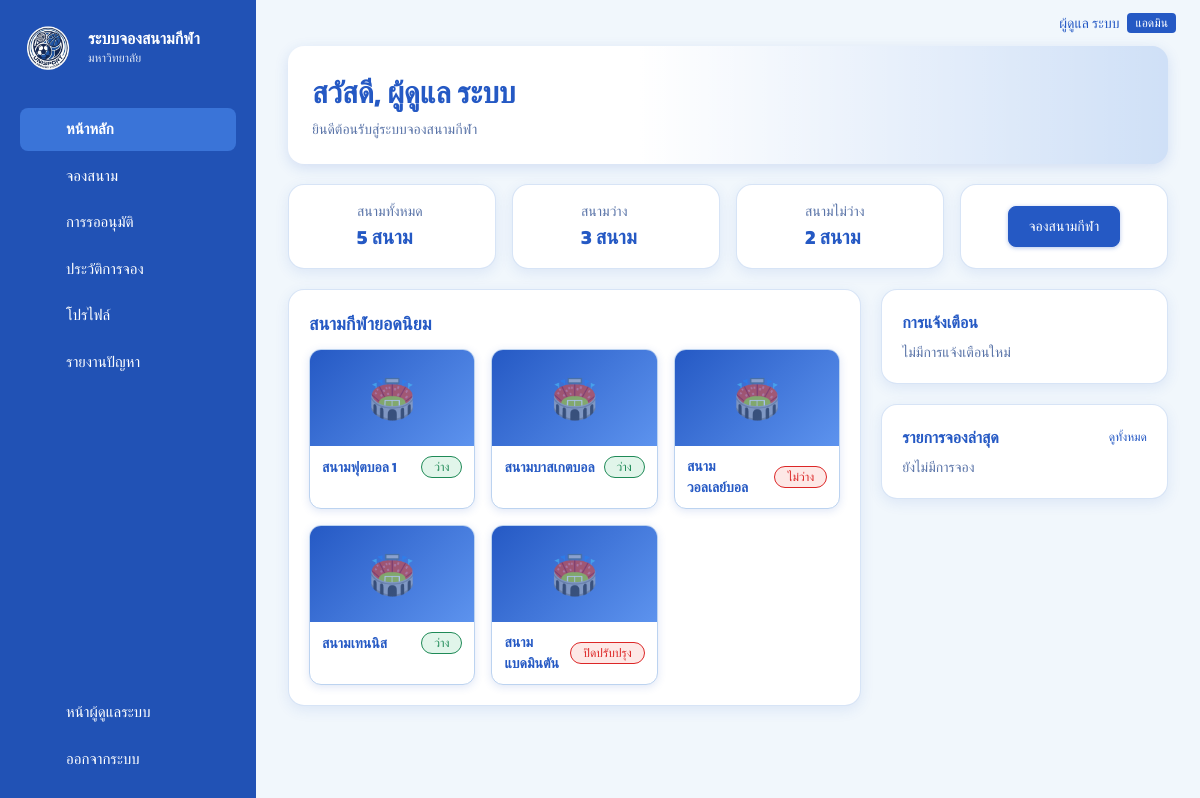
/dashboard.php (signed in), run on the app's committed database.
### tables this page shows
CREATE TABLE IF NOT EXISTS `users` (
  `id`            INT UNSIGNED NOT NULL AUTO_INCREMENT,
  `member_code`   VARCHAR(30)  DEFAULT NULL,
  `first_name`    VARCHAR(60)  NOT NULL,
  `last_name`     VARCHAR(60)  NOT NULL DEFAULT '',
  `email`         VARCHAR(255) NOT NULL,
  `username`      VARCHAR(30)  DEFAULT NULL,
  `phone`         VARCHAR(20)  DEFAULT NULL,
  `avatar_url`    VARCHAR(500) DEFAULT NULL,
  `password_hash` VARCHAR(255) NOT NULL,
  `role`          ENUM('user','admin') NOT NULL DEFAULT 'user',
  `created_at`    TIMESTAMP NOT NULL DEFAULT CURRENT_TIMESTAMP,
  PRIMARY KEY (`id`),
  UNIQUE KEY `uq_users_email` (`email`),
  UNIQUE KEY `uq_users_username` (`username`),
  KEY `idx_users_role` (`role`)
);

CREATE TABLE IF NOT EXISTS `fields` (
  `id`          INT UNSIGNED NOT NULL AUTO_INCREMENT,
  `code`        VARCHAR(10)  NOT NULL,
  `name`        VARCHAR(80)  NOT NULL,
  `sport_type`  VARCHAR(40)  NOT NULL,
  `location`    VARCHAR(120) DEFAULT NULL,
  `description` TEXT DEFAULT NULL,
  `image_url`   VARCHAR(500) DEFAULT NULL,
  `facilities`  VARCHAR(255) NOT NULL DEFAULT '',    
  `status`      ENUM('available','unavailable','maintenance') NOT NULL DEFAULT 'available',
  `created_at`  TIMESTAMP NOT NULL DEFAULT CURRENT_TIMESTAMP,
  PRIMARY KEY (`id`),
  UNIQUE KEY `uq_fields_code` (`code`)
);

### dashboard.php (the view, shortened to what this page needs)
<?php
require __DIR__ . '/includes/bootstrap.php';
require __DIR__ . '/includes/layout.php';
$user = require_login();
$fields   = fetch_all('SELECT * FROM fields ORDER BY code');
$avail    = count(array_filter($fields, fn($f) => $f['status'] === 'available'));
$bookings = fetch_all(
    'SELECT b.*, f.name AS field_name FROM bookings b JOIN fields f ON f.id = b.field_id
      WHERE b.user_id = ? ORDER BY b.created_at DESC, b.id DESC LIMIT 5',
    [$user['id']]
);
$notices = array_slice(array_filter($bookings, fn($b) => $b['status'] !== 'pending'), 0, 3);
shell_start('หน้าหลัก', 'dashboard');
?>
<div class="welcome">
  <h1>สวัสดี, <?= h(user_name($user) ?: 'ผู้ใช้') ?></h1>
  <p class="muted" style="margin:4px 0 0;font-size:14px">ยินดีต้อนรับสู่ระบบจองสนามกีฬา</p>
</div>
<div class="grid g4 mt">
  <div class="card stat pressable"><div class="big-ico"><?= nav_icon('folder') ?></div><div><div class="lbl">สนามทั้งหมด</div><div class="val"><?= count($fields) ?> สนาม</div></div></div>
  <div class="card stat pressable"><div class="big-ico"><?= nav_icon('check-circle') ?></div><div><div class="lbl">สนามว่าง</div><div class="val"><?= $avail ?> สนาม</div></div></div>
  <div class="card stat pressable"><div class="big-ico"><?= nav_icon('bell') ?></div><div><div class="lbl">สนามไม่ว่าง</div><div class="val"><?= count($fields) - $avail ?> สนาม</div></div></div>
  <div class="card pad" style="display:grid;place-items:center"><a class="btn" href="<?= h(url('book.php')) ?>">จองสนามกีฬา</a></div>
</div>
<div class="grid split mt">
  <div class="card pad">
    <h2 class="h-sec">สนามกีฬายอดนิยม</h2>
    <div class="grid g3">
      <?php foreach ($fields as $f): ?>
        <a class="field-card pressable" href="<?= h(url('field.php?id=' . (int)$f['id'])) ?>">
          <?= thumb($f['image_url'], $f['name'], 'h24') ?>
          <div class="info"><span class="nm"><?= h($f['name']) ?></span><?= pill(FIELD_STATUS, $f['status']) ?></div>
        </a>
      <?php endforeach; ?>
    </div>
  </div>
  <div class="stack">
    <div class="card pad pressable">
      <h3 class="h-sec" style="font-size:16px;margin-bottom:8px">การแจ้งเตือน</h3>
      <?php if (!$notices): ?><p class="muted" style="margin:0;font-size:14px">ไม่มีการแจ้งเตือนใหม่</p><?php endif; ?>
    </div>
    <div class="card pad">
      <div class="row-line" style="border:0;padding-top:0"><h3 class="h-sec" style="font-size:16px;margin:0">รายการจองล่าสุด</h3><a href="<?= h(url('history.php')) ?>" style="font-size:12px">ดูทั้งหมด</a></div>
      <?php if (!$bookings): ?><p class="muted" style="font-size:14px;margin:0">ยังไม่มีการจอง</p><?php endif; ?>
    </div>
  </div>
</div>
<?php shell_end();

### includes/layout.php (shortened to what this page needs)
<?php
function asset(string $p): string
{
    $file = ROOT_DIR . '/assets/' . ltrim($p, '/');
    return url('assets/' . ltrim($p, '/')) . (is_file($file) ? '?v=' . filemtime($file) : '');
}
function page_head(string $title, string $bodyClass = ''): void
{
    ?>
<!doctype html>
<html lang="th">
<head>
<link rel="stylesheet" href="<?= h(asset('css/style.css')) ?>">
</head>
<body class="<?= h($bodyClass) ?>">
<?php
}
function page_foot(): void
{
    ?>
</body>
</html>
<?php
}
function brand(string $title = APP_NAME, string $sub = 'มหาวิทยาลัย'): string
{
  return '<div class="brand"><img class="brand-logo" src="' . h(asset('logo.png')) . '" alt="โลโก้"><div class="brand-text"><div class="brand-title">'
        . h($title) . '</div><div class="brand-sub">' . h($sub) . '</div></div></div>';
}
function thumb(?string $src, string $alt, string $cls = ''): string
{
    $s = img_url($src);
  $available = $s !== '' && (
    preg_match('#^https?://#i', (string)$src)
    || is_file(ROOT_DIR . '/' . ltrim((string)$src, '/'))
  );
    return '<div class="thumb ' . h($cls) . '"><span class="thumb-ph">🏟️</span>'
    . ($available ? '<img src="' . h($s) . '" alt="' . h($alt) . '" loading="lazy" onerror="this.remove()">' : '')
        . '</div>';
}
function nav_icon(string $name): string
{
  return '<svg class="side-icon" aria-hidden="true" viewBox="0 0 24 24">' . ($paths[$name] ?? '') . '</svg>';
}
function member_nav(): array
{
    return [
    'dashboard' => ['dashboard.php', 'home', 'หน้าหลัก'],
    'book'      => ['book.php', 'calendar', 'จองสนาม'],
    'bookings'  => ['bookings.php', 'checklist', 'การรออนุมัติ'],
    'history'   => ['history.php', 'history', 'ประวัติการจอง'],
    'profile'   => ['profile.php', 'user', 'โปรไฟล์'],
    'report'    => ['report.php', 'alert', 'รายงานปัญหา'],
    ];
}
function shell_start(string $title, string $active, bool $admin = false): void
{
    $u   = current_user();
    $nav = $admin ? admin_nav() : member_nav();
    page_head($title);
    ?>
<div class="shell">
  <aside class="sidebar" id="sidebar">
    <?= brand($admin ? 'ผู้ดูแลระบบ' : APP_NAME, $admin ? APP_NAME : 'มหาวิทยาลัย') ?>
    <nav class="side-nav">
      <?php foreach ($nav as $key => [$href, $icon, $label]): ?>
        <a href="<?= h(url($href)) ?>" class="side-link pressable <?= $key === $active ? 'active' : '' ?>"><span class="ico"><?= nav_icon($icon) ?></span> <?= h($label) ?></a>
      <?php endforeach; ?>
    </nav>
    <div class="side-bottom">
      <?php if ($u && $u['role'] === 'admin'): ?>
        <a class="side-link" href="<?= h(url($admin ? 'dashboard.php' : 'admin/index.php')) ?>"><span class="ico"><?= nav_icon('shield') ?></span> <?= $admin ? 'ไปหน้าสมาชิก' : 'หน้าผู้ดูแลระบบ' ?></a>
      <?php endif; ?>
      <form method="post" action="<?= h(url('logout.php')) ?>">
        <button class="side-link side-btn" type="submit"><span class="ico"><?= nav_icon('logout') ?></span> ออกจากระบบ</button>
      </form>
    </div>
  </aside>
  <main class="main">
    <header class="topbar">
      <div class="topbar-user">
        <?php if (!empty($u['avatar_url'])): ?>
          <img class="avatar-sm" src="<?= h(img_url($u['avatar_url'])) ?>" alt="" onerror="this.remove()">
        <?php else: ?><span class="ico"><?= nav_icon('user') ?></span><?php endif; ?>
        <?= h(user_name($u) ?: ($u['email'] ?? '')) ?>
        <?php if ($u && $u['role'] === 'admin'): ?><span class="badge-admin">แอดมิน</span><?php endif; ?>
      </div>
    </header>
    <div class="content">
<?php
}
function shell_end(): void
{
    echo "    </div>\n  </main>\n</div>\n";
    page_foot();
}

### includes/bootstrap.php (shortened to what this page needs)
<?php
function url(string $path = ''): string
{
    return BASE_URL . '/' . ltrim($path, '/');
}
function h(mixed $s): string
{
    return htmlspecialchars((string)($s ?? ''), ENT_QUOTES | ENT_SUBSTITUTE, 'UTF-8');
}
function db(): PDO
{
    static $pdo = null;
    if ($pdo instanceof PDO) {
        return $pdo;
    }
    $dsn = sprintf('mysql:host=%s;port=%d;dbname=%s;charset=utf8mb4', DB_HOST, DB_PORT, DB_NAME);
    try {
        $pdo = new PDO($dsn, DB_USER, DB_PASS, [
            PDO::ATTR_ERRMODE            => PDO::ERRMODE_EXCEPTION,
            PDO::ATTR_DEFAULT_FETCH_MODE => PDO::FETCH_ASSOC,
            PDO::ATTR_EMULATE_PREPARES   => false,
            PDO::MYSQL_ATTR_INIT_COMMAND => "SET NAMES utf8mb4, time_zone = '+07:00'",
        ]);
    } catch (PDOException $e) {
        error_log('DB connect failed: ' . $e->getMessage());
        $unknownDb = (int)$e->getCode() === 1049;
        $msg  = '<p>เชื่อมต่อฐานข้อมูลไม่สำเร็จ</p><ol>';
        $msg .= '<li>เปิด <b>XAMPP Control Panel</b> แล้วกด <b>Start</b> ที่ <b>MySQL</b></li>';
        $msg .= $unknownDb
            ? '<li>ยังไม่มีฐานข้อมูล <code>' . h(DB_NAME) . '</code> — เปิด <a href="' . h(url('install.php')) . '">install.php</a> หรือ import ไฟล์ <code>database.sql</code> ใน phpMyAdmin</li>'
            : '<li>ตรวจค่า <code>DB_HOST / DB_PORT / DB_USER / DB_PASS</code> ในไฟล์ <code>includes/config.php</code></li>';
        $msg .= '</ol>' . (APP_DEBUG ? '<p><code>' . h($e->getMessage()) . '</code></p>' : '');
        fatal_page('เชื่อมต่อฐานข้อมูลไม่ได้', $msg);
    }
    return $pdo;
}
function q(string $sql, array $params = []): PDOStatement
{
    $st = db()->prepare($sql);
    $st->execute($params);
    return $st;
}
function fetch_all(string $sql, array $params = []): array { return q($sql, $params)->fetchAll(); }
function fetch_one(string $sql, array $params = []): ?array { $r = q($sql, $params)->fetch(); return $r === false ? null : $r; }
function current_user(bool $refresh = false): ?array
{
    static $cache = false;
    if ($cache !== false) {
        return $cache;
    }
    $id = (int)($_SESSION['uid'] ?? 0);
    $cache = $id ? fetch_one('SELECT * FROM users WHERE id = ?', [$id]) : null;
    return $cache;
}
function user_name(?array $u): string
{
    return $u ? trim($u['first_name'] . ' ' . $u['last_name']) : '';
}
function require_login(): array
{
    $u = current_user();
    return $u;
}
function pill(array $map, string $key): string
{
    [$label, $tone] = $map[$key] ?? [$key, 'warn'];
    return '<span class="pill pill-' . h($tone) . '">' . h($label) . '</span>';
}
function img_url(?string $v): string
{
    $v = (string)$v;
    return preg_match('#^https?://#i', $v) ? $v : url($v);
}

### data on the page
users: user_name($u) ?: ($u['email'] ?? '') "ผู้ดูแล ระบบ", first_name+last_name "ผู้ดูแล ระบบ"
fields: name "สนามฟุตบอล 1", label "ว่าง"
fields: name "สนามบาสเกตบอล", label "ว่าง"
fields: name "สนามวอลเลย์บอล", label "ไม่ว่าง"
fields: name "สนามเทนนิส", label "ว่าง"
fields: name "สนามแบดมินตัน", label "ปิดปรับปรุง"

### other printed values
$title "ระบบจองสนามกีฬา"
$sub "มหาวิทยาลัย"
$label "หน้าหลัก"
$label "จองสนาม"
$label "การรออนุมัติ"
$label "ประวัติการจอง"
$label "โปรไฟล์"
$label "รายงานปัญหา"
count($fields) "5"
$avail "3"
count($fields) - $avail "2"
